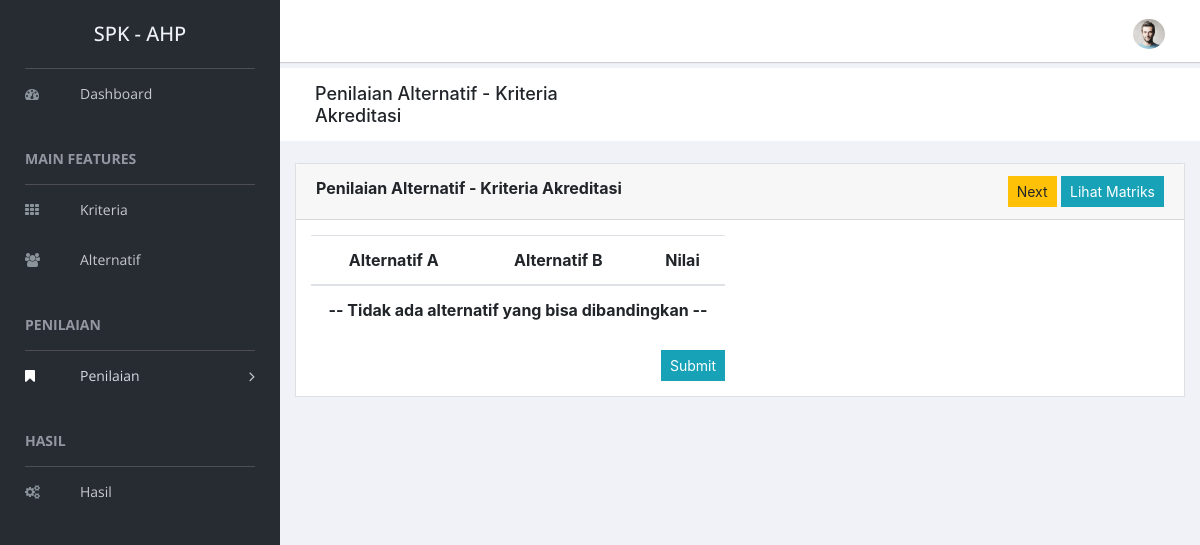
/penilaian/alternatif/1, run on an earlier commit of the app's database.
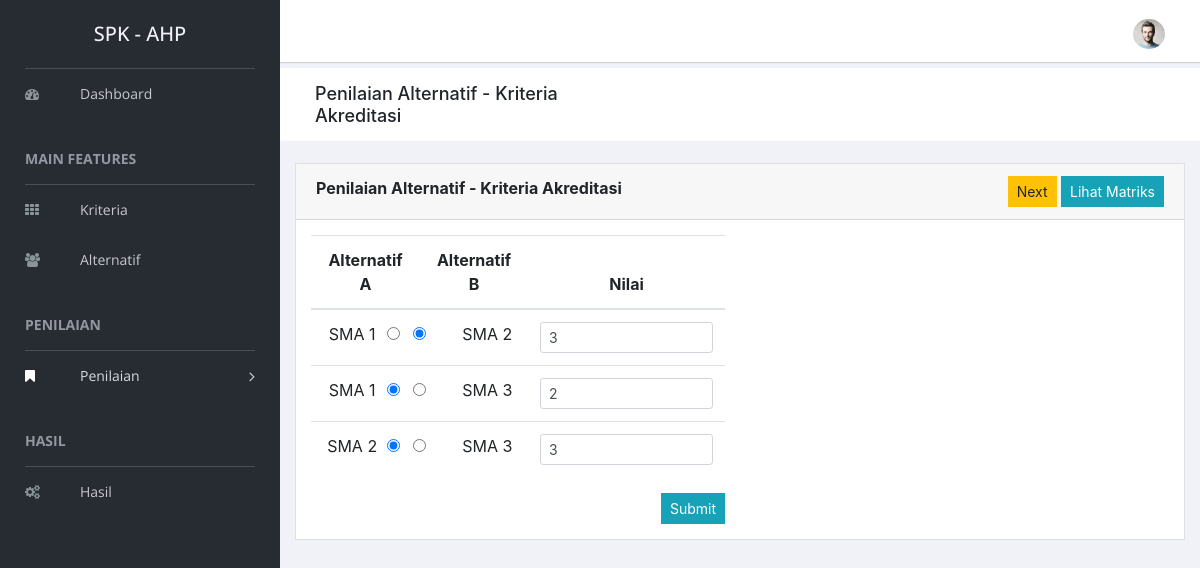
And on a later commit of the database.
### tables this page shows
CREATE TABLE `kriteria` (
  `id_kriteria` int(11) NOT NULL,
  `kode_kriteria` varchar(10) NOT NULL,
  `nama_kriteria` varchar(30) NOT NULL
);

CREATE TABLE `alternatif` (
  `id_alternatif` int(11) NOT NULL,
  `kode_alternatif` varchar(10) NOT NULL,
  `nama_alternatif` varchar(40) NOT NULL
);

CREATE TABLE `penilaian_alternatif` (
  `id_pa` int(11) NOT NULL,
  `id_kriteria` int(11) NOT NULL,
  `alternatif1` int(11) NOT NULL,
  `alternatif2` int(11) NOT NULL,
  `nilai` float NOT NULL
);

### application/controllers/Penilaian.php (called while the page is built, shortened)
<?php
class Penilaian extends CI_Controller
{
  public function __construct()
  {
    $this->load->model('Kriteria_model', 'kriteria');
    $this->load->model('Alternatif_model', 'alternatif');
    $this->load->model('Penilaian_model', 'pk');
  }
  public function alternatif($id_kriteria = null)
  {
    $rs_kriteria = $this->kriteria->getAll();
    if ($id_kriteria == null) {
      $data = [
        'root' => 'penilaian',
        'title' => 'Pilih Kriteria Untuk Membandingkan Alternatif',
        'page' => 'kriteria_select',
        'result' => $rs_kriteria
      ];
      $this->load->view('page', $data);
    } else {
      $kriteria = $this->kriteria->getById($id_kriteria);
      if ($kriteria) {
        $data = [
          'root' => 'penilaian',
          'title' => 'Penilaian Alternatif - Kriteria ' . $kriteria[0]->nama_kriteria,
          'page' => 'penilaian_alternatif',
          'rs_kriteria' => $rs_kriteria,
          'kriteria' => $id_kriteria,
          'result' => $this->alternatif->getAll(),
          'result_nilai' => $this->pk->getAllAlternatif($id_kriteria)
        ];
        $this->load->view('page', $data);
      } else {
        echo "<script>alert('Not Found');</script>";
        echo "<script>window.location='" . base_url('penilaian/alternatif') . "';</script>";
      }
    }
  }
}

### index.php (called while the page is built, shortened)
<?php
require_once BASEPATH.'core/CodeIgniter.php';

### application/models/Kriteria_model.php (called while the page is built, shortened)
<?php
class Kriteria_model extends CI_Model
{
  public function getAll()
  {
    return $this->db->get('kriteria')->result();
  }
  public function getById($id)
  {
    return $this->db->get_where('kriteria', ['id_kriteria' => $id])->result();
  }
}

### application/models/Alternatif_model.php (called while the page is built, shortened)
<?php
class Alternatif_model extends CI_Model
{
  public function getAll()
  {
    return $this->db->get('alternatif')->result();
  }
}

### application/models/Penilaian_model.php (called while the page is built, shortened)
<?php
class Penilaian_model extends CI_Model
{
  public function getAllAlternatif($id_kriteria)
  {
    return $this->db->get_where('penilaian_alternatif', ['id_kriteria' => $id_kriteria])->result();
  }
}

### application/views/penilaian_alternatif.php (the view)
<div class="card">
  <div class="card-header">
    <strong class="card-title"><?= $title; ?></strong>
    <div class="float-right">
      <?php foreach ($rs_kriteria as $rs) : if ($rs->id_kriteria == ($kriteria - 1)) : ?>
      <a href="<?= base_url('penilaian/alternatif/' . ($kriteria - 1)) ?>" class="btn btn-sm btn-warning">Previous</a>
      <?php endif;
        if ($rs->id_kriteria == ($kriteria + 1)) : ?>
      <a href="<?= base_url('penilaian/alternatif/' . ($kriteria + 1)) ?>" class="btn btn-sm btn-warning">Next</a>
      <?php endif;
      endforeach; ?>
      <a href="<?= base_url('penilaian/matriks/' . $kriteria) ?>" class="btn btn-sm btn-info">Lihat Matriks</a>
    </div>
  </div>
  <div class="card-body">
    <div class="row">
      <div class="col-lg-6">
        <form method="post">
          <table class="table text-center">
            <thead>
              <tr>
                <th colspan="2">Alternatif A</th>
                <th colspan="2">Alternatif B</th>
                <th>Nilai</th>
              </tr>
            </thead>
            <tbody>
              <?php if (count($result) > 1) : $urut = 0;
                for ($x = 0; $x < (count($result) - 1); $x++) :
                  for ($y = ($x + 1); $y < count($result); $y++) :
                    $nilai = 1;
                    if ($result_nilai) :
                      foreach ($result_nilai as $rs) :
                        if ($rs->alternatif1 == $result[$x]->id_alternatif && $rs->alternatif2 == $result[$y]->id_alternatif) :
                          $nilai = $rs->nilai;
                        endif;
                      endforeach;
                    endif;
              ?>
              <tr class="justify-content-center">
                <td><?= $result[$x]->nama_alternatif ?></td>
                <td><input type="radio" name="pilihan-<?= $urut ?>" value="1" class="form-check-input"
                    <?= $nilai >= 1 ? 'checked' : '' ?>></td>
                <td><input type="radio" name="pilihan-<?= $urut ?>" value="2" class="form-check-input"
                    <?= $nilai < 1 ? 'checked' : '' ?>></td>
                <td><?= $result[$y]->nama_alternatif ?></td>
                <td><input type="text" name="nilai-<?= $urut ?>" required
                    value="<?= ($nilai >= 1 ? $nilai : (round(1 / $nilai))); ?>" class="form-control form-control-sm">
                </td>
              </tr>
              <?php $urut++;
                  endfor;
                endfor;
              else : ?>
              <tr>
                <th colspan="5">-- Tidak ada alternatif yang bisa dibandingkan --</th>
              </tr>
              <?php endif; ?>
            </tbody>
          </table>
          <button type="submit" class="btn btn-sm btn-info float-right">Submit</button>
        </form>
      </div>
    </div>
  </div>
</div>

### application/views/page.php (shortened to what this page needs)
<!doctype html>
<html class="no-js" lang="en">
<head>
  <link rel="stylesheet" href="https://cdn.jsdelivr.net/npm/bootstrap@4.1.3/dist/css/bootstrap.min.css"
>
  <link rel="stylesheet" href="<?= base_url('assets/vendors/font-awesome/css/font-awesome.min.css') ?>">
  <link rel="stylesheet" href="<?= base_url('assets/vendors/themify-icons/css/themify-icons.css') ?>">
  <link rel="stylesheet" href="<?= base_url('assets/vendors/flag-icon-css/css/flag-icon.min.css') ?>">
  <link rel="stylesheet" href="<?= base_url('assets/vendors/selectFX/css/cs-skin-elastic.css') ?>">
  <link rel="stylesheet" href="<?= base_url('assets/css/style.css') ?>">
</head>
<body>
  <?php include 'sidebar.php'; ?>
  <div id="right-panel" class="right-panel">
    <header id="header" class="header">
      <div class="header-menu">
        <div class="col-sm-12">
          <div class="user-area dropdown float-right">
            <a href="#" class="dropdown-toggle" data-toggle="dropdown" aria-haspopup="true" aria-expanded="false">
              <img class="user-avatar rounded-circle" src="images/admin.jpg" alt="User Avatar">
            </a>
          </div>
        </div>
      </div>
    </header>
    <div class="breadcrumbs">
      <div class="col-sm-4">
        <div class="page-header float-left">
          <div class="page-title">
            <h1><?= $title; ?></h1>
          </div>
        </div>
      </div>
    </div>
    <div class="content mt-3">
      <div class="animated fadeIn">
        <div class="row">
          <div class="col-lg-12">
            <?php include $page . '.php'; ?>
          </div>
        </div>
      </div>
    </div>
  </div>
</body>
</html>

### application/views/sidebar.php (shortened to what this page needs)
<aside id="left-panel" class="left-panel">
  <nav class="navbar navbar-expand-sm navbar-default">
    <div class="navbar-header">
      <a class="navbar-brand" href="./">
        <h5>SPK - AHP</h5>
      </a>
    </div>
    <div id="main-menu" class="main-menu collapse navbar-collapse">
      <ul class="nav navbar-nav">
        <li class="<?= $root == 'dashboard' ? 'active' : ''; ?>">
          <a href="<?= base_url(); ?>"> <i class="menu-icon fa fa-dashboard"></i>Dashboard</a>
        </li>
        <h3 class="menu-title">Main Features</h3>
        <li class="<?= $root == 'kriteria' ? 'active' : ''; ?>">
          <a href="<?= base_url('kriteria'); ?>"> <i class="menu-icon fa fa-th"></i>Kriteria</a>
        </li>
        <li class="<?= $root == 'alternatif' ? 'active' : ''; ?>">
          <a href="<?= base_url('alternatif'); ?>"> <i class="menu-icon fa fa-users"></i>Alternatif</a>
        </li>
        <h3 class="menu-title">Penilaian</h3>
        <li class="menu-item-has-children dropdown <?= $root == 'penilaian' ? 'active' : ''; ?>">
          <a href="#" class="dropdown-toggle" data-toggle="dropdown" aria-haspopup="true" aria-expanded="false">
            <i class="menu-icon fa fa-bookmark"></i>Penilaian
          </a>
        </li>
        <h3 class="menu-title">Hasil</h3>
        <li class="<?= $root == 'hasil' ? 'active' : ''; ?>">
          <a href="<?= base_url('hasil'); ?>"> <i class="menu-icon fa fa-gears"></i>Hasil</a>
        </li>
      </ul>
    </div>
  </nav>
</aside>

What changed in the data, as far as the page shows it:
added alternatif: nama_alternatif "SMA 1"
added penilaian_alternatif: nilai "☑", nilai "3"
added alternatif: nama_alternatif "SMA 2"
added penilaian_alternatif: nilai "☑", nilai "2"
added alternatif: nama_alternatif "SMA 3"
added penilaian_alternatif: nilai "☑", nilai "3"
Also different on the page:
text no longer shown: "-- Tidak ada alternatif yang bisa dibandingkan --"
